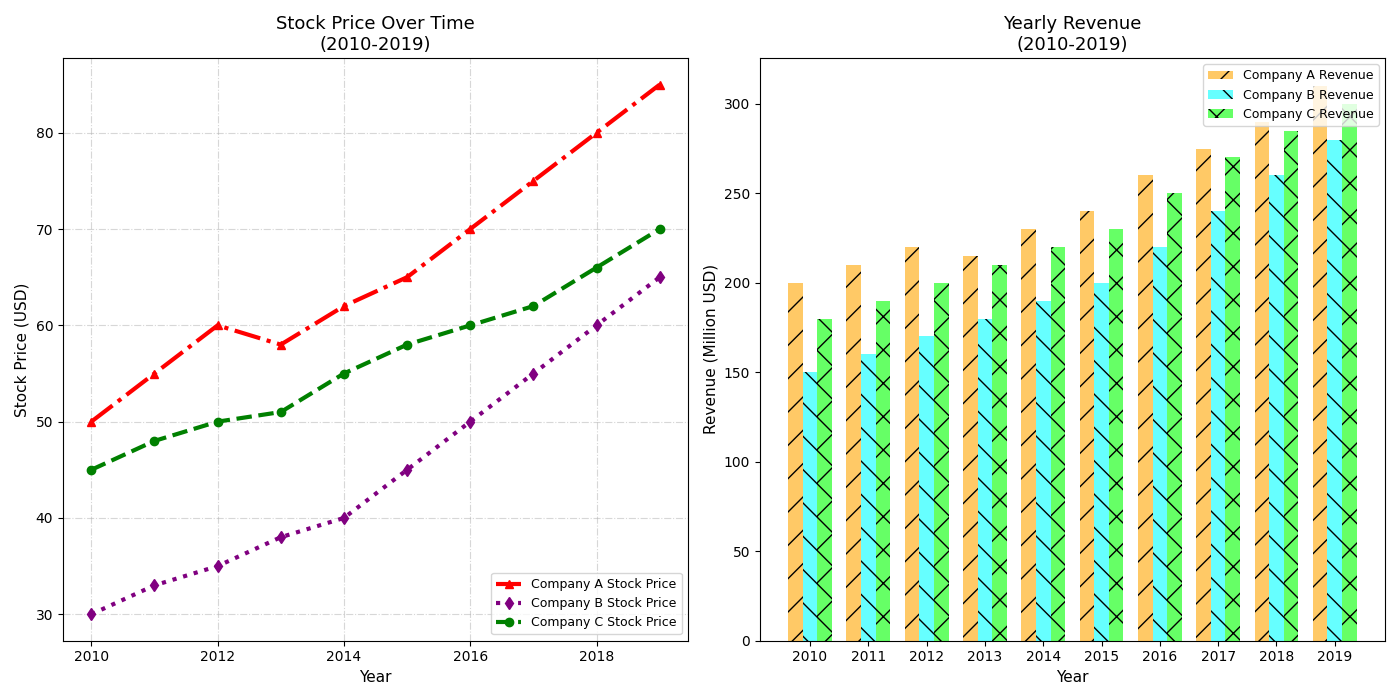

Reproduce this figure in Python.
import matplotlib.pyplot as plt
import numpy as np

years = np.arange(2010, 2020)

# Stock prices over 10 years for three companies
company_a_stock = [50, 55, 60, 58, 62, 65, 70, 75, 80, 85]
company_b_stock = [30, 33, 35, 38, 40, 45, 50, 55, 60, 65]
company_c_stock = [45, 48, 50, 51, 55, 58, 60, 62, 66, 70]

# Annual revenue (in millions) over 10 years for three companies
company_a_revenue = [200, 210, 220, 215, 230, 240, 260, 275, 290, 310]
company_b_revenue = [150, 160, 170, 180, 190, 200, 220, 240, 260, 280]
company_c_revenue = [180, 190, 200, 210, 220, 230, 250, 270, 285, 300]

fig, (ax1, ax2) = plt.subplots(1, 2, figsize=(14, 7))

# Plot stock prices with an additional series
ax1.plot(years, company_a_stock, label='Company A Stock Price', color='red', marker='^', linestyle='-.', linewidth=3)
ax1.plot(years, company_b_stock, label='Company B Stock Price', color='purple', marker='d', linestyle=':', linewidth=3)
ax1.plot(years, company_c_stock, label='Company C Stock Price', color='green', marker='o', linestyle='--', linewidth=3)

ax1.set_title('Stock Price Over Time\n(2010-2019)', fontsize=13, fontweight='normal')
ax1.set_xlabel('Year', fontsize=11)
ax1.set_ylabel('Stock Price (USD)', fontsize=11)
ax1.legend(loc='lower right', fontsize=9)
ax1.grid(True, linestyle='-.', alpha=0.5)

# Adjust bar positions for three groups
bar_width = 0.25
bar_positions1 = np.arange(len(company_a_revenue))
bar_positions2 = bar_positions1 + bar_width
bar_positions3 = bar_positions2 + bar_width

# Plot revenue with an additional series
ax2.bar(bar_positions1, company_a_revenue, width=bar_width, color='orange', alpha=0.6, hatch='/', label='Company A Revenue')
ax2.bar(bar_positions2, company_b_revenue, width=bar_width, color='cyan', alpha=0.6, hatch='\\', label='Company B Revenue')
ax2.bar(bar_positions3, company_c_revenue, width=bar_width, color='lime', alpha=0.6, hatch='x', label='Company C Revenue')

ax2.set_title('Yearly Revenue\n(2010-2019)', fontsize=13, fontweight='normal')
ax2.set_xlabel('Year', fontsize=11)
ax2.set_ylabel('Revenue (Million USD)', fontsize=11)
ax2.set_xticks(bar_positions1 + bar_width)
ax2.set_xticklabels(years)
ax2.legend(loc='upper right', fontsize=9)
ax2.grid(False)

plt.tight_layout()
plt.show()
